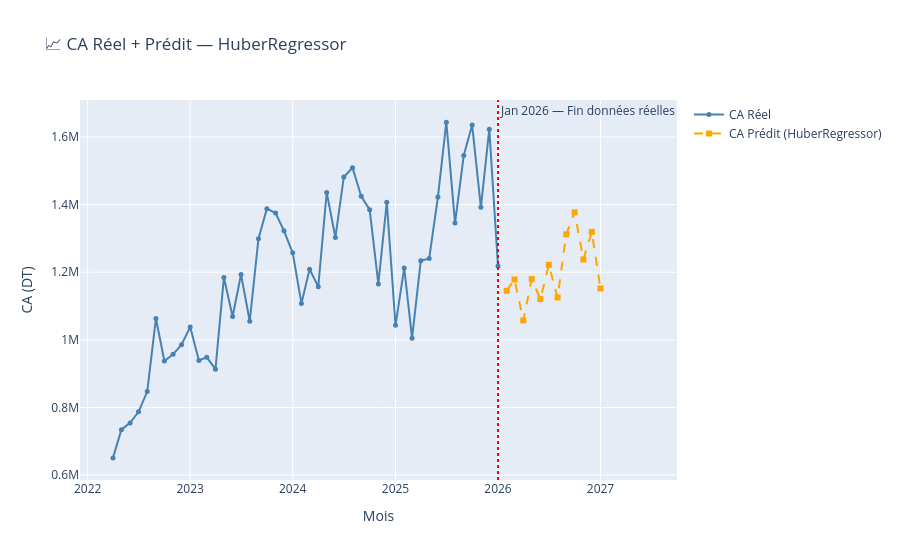

The notebook cell this image was saved under:
### Code cell
import plotly.graph_objects as go

ALL_CONTEMPORAINES = [
    'nb_clients', 'nb_documents', 'total_quantity',
    'nb_clients_btob', 'nb_clients_btoc', 'nb_clients_actifs',
    'nb_families', 'nb_brands', 'nb_produits',
    'nb_regions', 'nb_warehouses',
    'avg_discount', 'total_discount', 'avg_line_price', 'avg_cost_price',
]
CONTEMPORAINES_IN_FEATURES = [f for f in ALL_CONTEMPORAINES if f in FEATURES_FINAL]

# Réentraîner le meilleur modèle sur tout le dataset
best          = df_results.loc[best_name]
use_scaler    = best_name in ['LinearRegression', 'Ridge']
scaler_final  = StandardScaler()

if use_scaler:
    X_full_sc   = scaler_final.fit_transform(X)
    model_final = type(best['model'])(**best['model'].get_params())
    model_final.fit(X_full_sc, y)
else:
    model_final = type(best['model'])(**best['model'].get_params())
    model_final.fit(X, y)
    scaler_final = scaler

# Variables entières — arrondir
INTEGER_COLS = [
    'nb_clients', 'nb_documents', 'total_quantity',
    'nb_clients_btob', 'nb_clients_btoc', 'nb_clients_actifs',
    'nb_families', 'nb_brands', 'nb_produits',
    'nb_regions', 'nb_warehouses',
]

df_future = df_ml.copy()
last_date = df_future['date'].max()
all_sales = list(df_future['total_sales'])

print(f'Modèle   : {best_name}')
print(f'Départ   : {last_date.strftime("%b %Y")}')
print(f'Objectif : 12 mois suivants\n')

predictions = []

for i in range(1, 13):
    next_date  = last_date + pd.DateOffset(months=i)
    next_month = next_date.month
    next_year  = next_date.year

    row = {}

    # ── Features temporelles ──────────────────────────────
    if 'year'        in FEATURES_FINAL: row['year']        = next_year
    if 'month'       in FEATURES_FINAL: row['month']       = next_month
    if 'quarter'     in FEATURES_FINAL: row['quarter']     = (next_month - 1) // 3 + 1
    if 'semester'    in FEATURES_FINAL: row['semester']    = 1 if next_month <= 6 else 2
    if 'is_summer'   in FEATURES_FINAL: row['is_summer']   = 1 if next_month in [7, 8] else 0
    if 'is_end_year' in FEATURES_FINAL: row['is_end_year'] = 1 if next_month in [11, 12] else 0
    if 'is_january'  in FEATURES_FINAL: row['is_january']  = 1 if next_month == 1 else 0

    # ── Lag features ─────────────────────────────────────
    if 'lag_1'  in FEATURES_FINAL: row['lag_1']  = all_sales[-1]
    if 'lag_12' in FEATURES_FINAL:
        row['lag_12'] = all_sales[-12] if len(all_sales) >= 12 else np.mean(all_sales)

    # ── Rolling features ──────────────────────────────────
    if 'rolling_mean_3' in FEATURES_FINAL:
        row['rolling_mean_3'] = np.mean(all_sales[-3:])

    # ── Contemporaines → moyenne du même mois ─────────────
    for col in CONTEMPORAINES_IN_FEATURES:
        same_month = df_future[df_future['month'] == next_month][col]
        val = same_month.mean() if len(same_month) > 0 else df_future[col].mean()
        # Arrondir les variables entières
        row[col] = int(round(val)) if col in INTEGER_COLS else val

    # ── Prédiction ────────────────────────────────────────
    X_row = pd.DataFrame([row])[FEATURES_FINAL]
    if use_scaler:
        pred = model_final.predict(scaler_final.transform(X_row))[0]
    else:
        pred = model_final.predict(X_row)[0]

    all_sales.append(pred)
    predictions.append({
        'date':            next_date,
        'year':            next_year,
        'month':           next_month,
        'predicted_sales': pred,
        'is_prediction':   1
    })
    print(f'  {next_date.strftime("%b %Y")} → {pred:>15,.2f} DT')

df_pred = pd.DataFrame(predictions)
print(f'\n✅ {len(df_pred)} mois prédits')
print(f'CA prévisionnel total : {df_pred["predicted_sales"].sum():,.2f} DT')

# ── Visualisation ─────────────────────────────────────────────
fig = go.Figure()
fig.add_trace(go.Scatter(
    x=df_ml['date'], y=df_ml['total_sales'],
    name='CA Réel', mode='lines+markers',
    line=dict(color='steelblue', width=2), marker=dict(size=5)
))
fig.add_trace(go.Scatter(
    x=df_pred['date'], y=df_pred['predicted_sales'],
    name=f'CA Prédit ({best_name})',
    mode='lines+markers',
    line=dict(color='orange', width=2, dash='dash'),
    marker=dict(size=6, symbol='square')
))
fig.add_vline(
    x=last_date.timestamp() * 1000,
    line_dash='dot', line_color='red',
    annotation_text=f'{last_date.strftime("%b %Y")} — Fin données réelles'
)
fig.update_layout(
    title=f'📈 CA Réel + Prédit — {best_name}',
    xaxis_title='Mois', yaxis_title='CA (DT)',
    hovermode='x unified', height=500
)
fig.show()

# ── CA annuel ─────────────────────────────────────────────────
ca_prevu   = df_pred['predicted_sales'].sum()
ca_2025    = df_ml[df_ml['date'].dt.year == 2025]['total_sales'].sum()
ca_2024    = df_ml[df_ml['date'].dt.year == 2024]['total_sales'].sum()
croissance = (ca_prevu - ca_2025) / ca_2025 * 100

print('\n' + '=' * 55)
print('📋 PRÉVISION CA ANNUEL')
print('=' * 55)
print(f'CA réel 2024       : {ca_2024:>15,.2f} DT')
print(f'CA réel 2025       : {ca_2025:>15,.2f} DT')
print(f'CA prévu           : {ca_prevu:>15,.2f} DT')
print(f'Croissance prévue  : {croissance:>15.2f} %')
print(f'Modèle             : {best_name}')
print(f'MAPE test          : {best["MAPE"]:.2f}%')
print('=' * 55)

# ── Écriture ClickHouse ───────────────────────────────────────
client2 = clickhouse_connect.get_client(
    host='clickhouse', port=8123,
    user='default', password='clickhouse123',
    database='gold'
)
client2.command("""
    CREATE TABLE IF NOT EXISTS gold.ml_predictions (
        date             Date,
        year             Int32,
        month            Int32,
        predicted_sales  Float64,
        is_prediction    Int8
    ) ENGINE = MergeTree() ORDER BY date
""")
client2.command('TRUNCATE TABLE gold.ml_predictions')
client2.insert_df('gold.ml_predictions',
    df_pred[['date', 'year', 'month', 'predicted_sales', 'is_prediction']])
check = client2.query_df('SELECT * FROM gold.ml_predictions ORDER BY date')
print(f'\n✅ {len(check)} prédictions écrites dans ClickHouse Gold')
print(check.to_string(index=False))

### Figure 1 — Plotly figure (JSON) as saved in the notebook; plotly's stock layout.template omitted (floating-point values rounded to 4 significant figures)
{"data": [{"line": {"color": "steelblue", "width": 2}, "marker": {"size": 5}, "mode": "lines+markers", "name": "CA Réel", "type": "scatter", "x": ["2022-04-01T00:00:00", "2022-05-01T00:00:00", "2022-06-01T00:00:00", "2022-07-01T00:00:00", "2022-08-01T00:00:00", "2022-09-01T00:00:00", "2022-10-01T00:00:00", "2022-11-01T00:00:00", "2022-12-01T00:00:00", "2023-01-01T00:00:00", "2023-02-01T00:00:00", "2023-03-01T00:00:00", "2023-04-01T00:00:00", "2023-05-01T00:00:00", "2023-06-01T00:00:00", "2023-07-01T00:00:00", "2023-08-01T00:00:00", "2023-09-01T00:00:00", "2023-10-01T00:00:00", "2023-11-01T00:00:00", "2023-12-01T00:00:00", "2024-01-01T00:00:00", "2024-02-01T00:00:00", "2024-03-01T00:00:00", "2024-04-01T00:00:00", "2024-05-01T00:00:00", "2024-06-01T00:00:00", "2024-07-01T00:00:00", "2024-08-01T00:00:00", "2024-09-01T00:00:00", "2024-10-01T00:00:00", "2024-11-01T00:00:00", "2024-12-01T00:00:00", "2025-01-01T00:00:00", "2025-02-01T00:00:00", "2025-03-01T00:00:00", "2025-04-01T00:00:00", "2025-05-01T00:00:00", "2025-06-01T00:00:00", "2025-07-01T00:00:00", "2025-08-01T00:00:00", "2025-09-01T00:00:00", "2025-10-01T00:00:00", "2025-11-01T00:00:00", "2025-12-01T00:00:00", "2026-01-01T00:00:00"], "y": [650800.0, 734300.0, 754300.0, 787000.0, 847000.0, 1063000.0, 937200.0, 957100.0, 985700.0, 1038000.0, 939000.0, 948300.0, 913200.0, 1185000.0, 1069000.0, 1193000.0, 1055000.0, 1299000.0, 1388000.0, 1375000.0, 1323000.0, 1257000.0, 1108000.0, 1209000.0, 1157000.0, 1436000.0, 1303000.0, 1482000.0, 1509000.0, 1425000.0, 1385000.0, 1166000.0, 1407000.0, 1043000.0, 1213000.0, 1005000.0, 1234000.0, 1241000.0, 1422000.0, 1644000.0, 1345000.0, 1545000.0, 1635000.0, 1392000.0, 1623000.0, 1218000.0]}, {"line": {"color": "orange", "dash": "dash", "width": 2}, "marker": {"size": 6, "symbol": "square"}, "mode": "lines+markers", "name": "CA Prédit (HuberRegressor)", "type": "scatter", "x": ["2026-02-01T00:00:00", "2026-03-01T00:00:00", "2026-04-01T00:00:00", "2026-05-01T00:00:00", "2026-06-01T00:00:00", "2026-07-01T00:00:00", "2026-08-01T00:00:00", "2026-09-01T00:00:00", "2026-10-01T00:00:00", "2026-11-01T00:00:00", "2026-12-01T00:00:00", "2027-01-01T00:00:00"], "y": [1145000.0, 1179000.0, 1057000.0, 1180000.0, 1121000.0, 1222000.0, 1125000.0, 1312000.0, 1377000.0, 1238000.0, 1319000.0, 1152000.0]}], "layout": {"annotations": [{"showarrow": false, "text": "Jan 2026 — Fin données réelles", "x": 1767225600000, "xanchor": "left", "xref": "x", "y": 1, "yanchor": "top", "yref": "y domain"}], "autosize": true, "hovermode": "x unified", "shapes": [{"line": {"color": "red", "dash": "dot"}, "type": "line", "x0": 1767225600000, "x1": 1767225600000, "xref": "x", "y0": 0, "y1": 1, "yref": "y domain"}], "title": {"text": "📈 CA Réel + Prédit — HuberRegressor"}, "xaxis": {"autorange": true, "range": ["2021-12-14 03:57:58.6517", "2027-05-29 23:27:30.6813"], "title": {"text": "Mois"}, "type": "date"}, "yaxis": {"autorange": true, "range": [583400.0, 1712000.0], "title": {"text": "CA (DT)"}, "type": "linear"}}}
